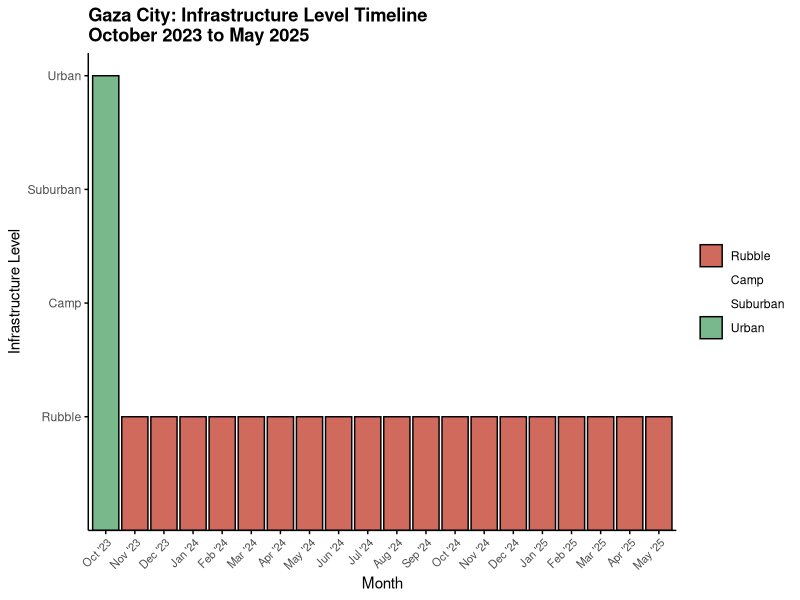
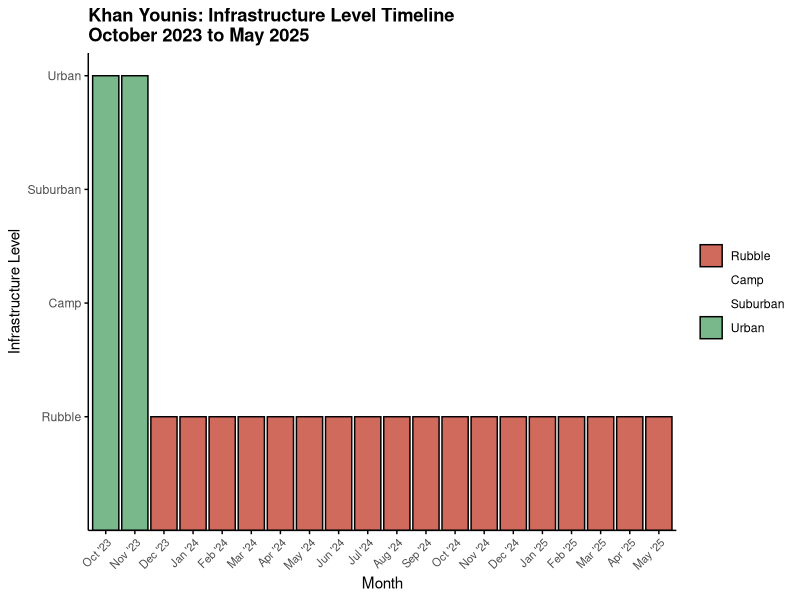

R code for these plots, in order:
## ---- chunk 1
library(ggplot2)

months <- c(
  "Oct '23","Nov '23","Dec '23","Jan '24","Feb '24","Mar '24",
  "Apr '24","May '24","Jun '24","Jul '24","Aug '24","Sep '24",
  "Oct '24","Nov '24","Dec '24","Jan '25","Feb '25","Mar '25",
  "Apr '25","May '25"
)

level_map <- c("Rubble" = 1, "Camp" = 2, "Suburban" = 3, "Urban" = 4)

color_map <- c(
  "Rubble"   = "#D06A5C",
  "Camp"     = "#E0C04C",
  "Suburban" = "#7FA9D8",
  "Urban"    = "#78B88B"
)

make_timeline_plot <- function(location_name, values, out_file) {

  df <- data.frame(
    month  = factor(months, levels = months),
    level  = factor(values, levels = c("Rubble","Camp","Suburban","Urban")),
    height = unname(level_map[values])
  )

  p <- ggplot(df, aes(x = month, y = height, fill = level)) +
    geom_col(
      color = "black",
      linewidth = 0.5,
      width = 0.9
    ) +
    scale_fill_manual(values = color_map, name = NULL, drop = FALSE) +
    scale_y_continuous(
      breaks = c(1,2,3,4),
      labels = c("Rubble","Camp","Suburban","Urban"),
      limits = c(0,4.2),
      expand = c(0,0)
    ) +
    labs(
      title = paste0(location_name, ": Infrastructure Level Timeline\nOctober 2023 to May 2025"),
      x = "Month",
      y = "Infrastructure Level"
    ) +
    theme_classic(base_size = 11) +
    theme(
      text = element_text(color = "black"),
      plot.title  = element_text(face = "bold", hjust = 0),
      axis.text.x = element_text(angle = 45, hjust = 1, size = 8),
      axis.line   = element_line(color = "black"),
      axis.ticks  = element_line(color = "black"),
      plot.background  = element_rect(fill = "white", color = NA),
      panel.background = element_rect(fill = "white", color = NA)
    )

  ggsave(
    filename = out_file,
    plot     = p,
    width    = 10,
    height   = 5,
    dpi      = 300,
    bg       = "white"
  )
}

gaza_city_values <- c(
  "Urban","Rubble","Rubble","Rubble","Rubble","Rubble","Rubble","Rubble",
  "Rubble","Rubble","Rubble","Rubble","Rubble","Rubble","Rubble","Rubble",
  "Rubble","Rubble","Rubble","Rubble"
)

khan_younis_values <- c(
  "Urban","Urban","Rubble","Rubble","Rubble","Rubble","Rubble","Rubble",
  "Rubble","Rubble","Rubble","Rubble","Rubble","Rubble","Rubble","Rubble",
  "Rubble","Rubble","Rubble","Rubble"
)

make_timeline_plot("Gaza City", gaza_city_values, "gaza_city_infrastructure_level.png")
make_timeline_plot("Khan Younis", khan_younis_values, "khan_younis_infrastructure_level.png")
